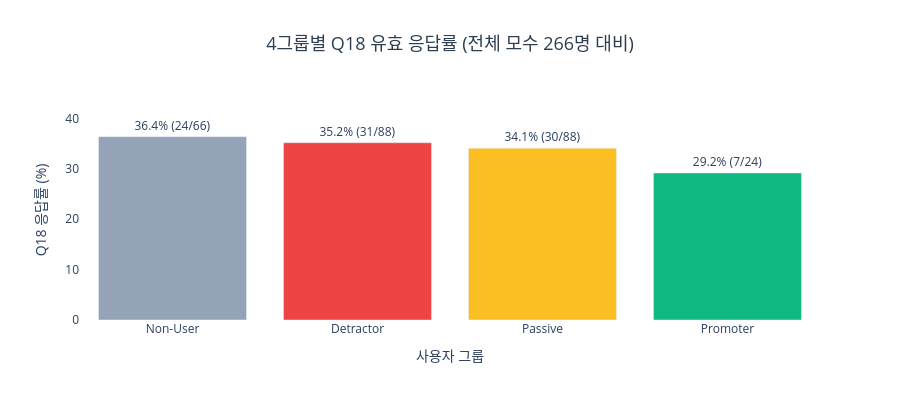

The code cell stored with this chart in its notebook:
### Code cell
GROUP_COLOR = {'Non-User': '#94A3B8', 'Detractor': '#EF4444', 'Passive': '#FBBF24', 'Promoter': '#10B981'}

fig = go.Figure()
fig.add_trace(go.Bar(
    x=response_rate.index,
    y=response_rate['응답률(%)'],
    text=[f"{r}% ({s}/{t})" for r, s, t in zip(response_rate['응답률(%)'], response_rate['responded'], response_rate['total'])],
    textposition='outside',
    marker_color=[GROUP_COLOR[g] for g in response_rate.index],
))

fig.update_layout(
    title=dict(text=f'4그룹별 Q18 유효 응답률 (전체 모수 {response_rate["total"].sum()}명 대비)',
               x=0.5, xanchor='center', font=dict(size=18, color='#2c3e50')),
    xaxis_title='사용자 그룹',
    yaxis_title='Q18 응답률 (%)',
    yaxis=dict(range=[0, response_rate['응답률(%)'].max() * 1.2]),
    plot_bgcolor='white',
    height=400,
)
fig.show()

### Figure 1 — Plotly figure (JSON) as saved in the notebook; plotly's stock layout.template omitted (floating-point values rounded to 4 significant figures)
{"data": [{"marker": {"color": ["#94A3B8", "#EF4444", "#FBBF24", "#10B981"]}, "text": ["36.4% (24/66)", "35.2% (31/88)", "34.1% (30/88)", "29.2% (7/24)"], "textposition": "outside", "type": "bar", "x": ["Non-User", "Detractor", "Passive", "Promoter"], "y": [36.4, 35.2, 34.1, 29.2]}], "layout": {"height": 400, "plot_bgcolor": "white", "title": {"font": {"color": "#2c3e50", "size": 18}, "text": "4그룹별 Q18 유효 응답률 (전체 모수 266명 대비)", "x": 0.5, "xanchor": "center"}, "xaxis": {"title": {"text": "사용자 그룹"}}, "yaxis": {"range": [0, 43.68], "title": {"text": "Q18 응답률 (%)"}}}}
